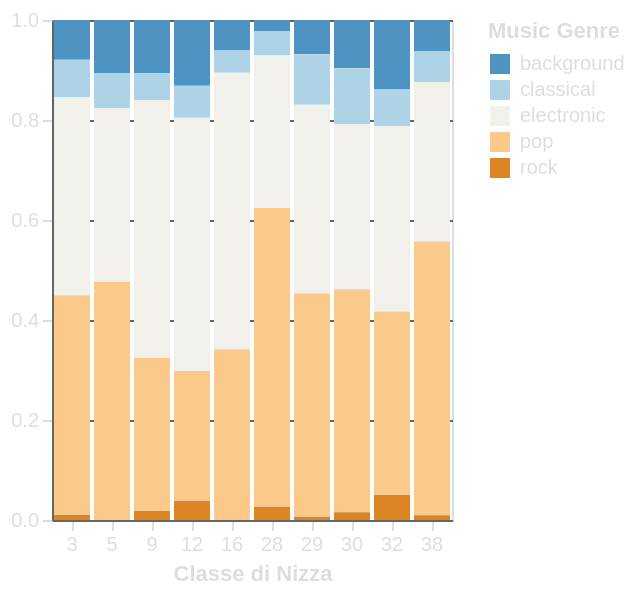

Describe this chart as a Vega-Lite specification.
### Vega-Lite specification from a JSON file in a GitHub repository (floating-point values rounded to 4 significant figures)
{"$schema": "https://vega.github.io/schema/vega-lite/v5.15.1.json", "config": {"axis": {"domainColor": "#666666", "gridColor": "#666666", "labelColor": "#DBDEE1", "tickColor": "#DBDEE1", "titleColor": "#DBDEE1"}, "background": "transparent", "legend": {"labelColor": "#DBDEE1", "titleColor": "#DBDEE1"}, "title": {"color": "#DBDEE1", "fontSize": 16}}, "data": {"name": "data-b1e872281c1ad48d7c0ba550eff84372"}, "datasets": {"data-b1e872281c1ad48d7c0ba550eff84372": [{"genre": "background", "nice_class": 3, "percentage": 0.07955}, {"genre": "background", "nice_class": 5, "percentage": 0.1062}, {"genre": "background", "nice_class": 9, "percentage": 0.1067}, {"genre": "background", "nice_class": 12, "percentage": 0.1315}, {"genre": "background", "nice_class": 16, "percentage": 0.06098}, {"genre": "background", "nice_class": 28, "percentage": 0.02212}, {"genre": "background", "nice_class": 29, "percentage": 0.06867}, {"genre": "background", "nice_class": 30, "percentage": 0.09641}, {"genre": "background", "nice_class": 32, "percentage": 0.139}, {"genre": "background", "nice_class": 38, "percentage": 0.0619}, {"genre": "classical", "nice_class": 3, "percentage": 0.07449}, {"genre": "classical", "nice_class": 5, "percentage": 0.0696}, {"genre": "classical", "nice_class": 9, "percentage": 0.05333}, {"genre": "classical", "nice_class": 12, "percentage": 0.06383}, {"genre": "classical", "nice_class": 16, "percentage": 0.04472}, {"genre": "classical", "nice_class": 28, "percentage": 0.04867}, {"genre": "classical", "nice_class": 29, "percentage": 0.1009}, {"genre": "classical", "nice_class": 30, "percentage": 0.1118}, {"genre": "classical", "nice_class": 32, "percentage": 0.07336}, {"genre": "classical", "nice_class": 38, "percentage": 0.0619}, {"genre": "electronic", "nice_class": 3, "percentage": 0.3965}, {"genre": "electronic", "nice_class": 5, "percentage": 0.348}, {"genre": "electronic", "nice_class": 9, "percentage": 0.5156}, {"genre": "electronic", "nice_class": 12, "percentage": 0.5068}, {"genre": "electronic", "nice_class": 16, "percentage": 0.5528}, {"genre": "electronic", "nice_class": 28, "percentage": 0.3053}, {"genre": "electronic", "nice_class": 29, "percentage": 0.3777}, {"genre": "electronic", "nice_class": 30, "percentage": 0.3303}, {"genre": "electronic", "nice_class": 32, "percentage": 0.3707}, {"genre": "electronic", "nice_class": 38, "percentage": 0.319}, {"genre": "pop", "nice_class": 3, "percentage": 0.4394}, {"genre": "pop", "nice_class": 5, "percentage": 0.4762}, {"genre": "pop", "nice_class": 9, "percentage": 0.3067}, {"genre": "pop", "nice_class": 12, "percentage": 0.2592}, {"genre": "pop", "nice_class": 16, "percentage": 0.3415}, {"genre": "pop", "nice_class": 28, "percentage": 0.5973}, {"genre": "pop", "nice_class": 29, "percentage": 0.4464}, {"genre": "pop", "nice_class": 30, "percentage": 0.4462}, {"genre": "pop", "nice_class": 32, "percentage": 0.3668}, {"genre": "pop", "nice_class": 38, "percentage": 0.5476}, {"genre": "rock", "nice_class": 3, "percentage": 0.0101}, {"genre": "rock", "nice_class": 5, "percentage": null}, {"genre": "rock", "nice_class": 9, "percentage": 0.01778}, {"genre": "rock", "nice_class": 12, "percentage": 0.03868}, {"genre": "rock", "nice_class": 16, "percentage": null}, {"genre": "rock", "nice_class": 28, "percentage": 0.02655}, {"genre": "rock", "nice_class": 29, "percentage": 0.006438}, {"genre": "rock", "nice_class": 30, "percentage": 0.01538}, {"genre": "rock", "nice_class": 32, "percentage": 0.05019}, {"genre": "rock", "nice_class": 38, "percentage": 0.009524}]}, "encoding": {"color": {"field": "genre", "legend": {"title": "Music Genre"}, "scale": {"scheme": "blueorange", "type": "quantize"}, "type": "nominal"}, "opacity": {"condition": {"param": "param_65", "value": 1}, "value": 0.2}, "tooltip": [{"field": "nice_class", "title": "Classe di Nizza", "type": "quantitative"}, {"field": "genre", "title": "Genere Musicale", "type": "nominal"}, {"field": "percentage", "format": ".2f", "title": "Percentuale", "type": "quantitative"}], "x": {"axis": {"labelAngle": 0, "title": "Classe di Nizza"}, "field": "nice_class", "type": "nominal"}, "y": {"axis": {"title": null}, "field": "percentage", "type": "quantitative"}}, "height": 250, "mark": {"type": "bar"}, "params": [{"bind": "legend", "name": "param_65", "select": {"fields": ["genre"], "type": "point"}}], "width": "container"}
